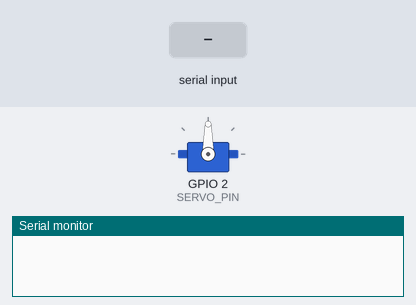
A sketch run on a simulated Seeed XIAO ESP32-S3. Parts: servo, the last lines printed to the serial monitor. The inputs (shaded band) are chosen by the test bench.

Above: at 1.2 s.
1.3 s: "90,45\n" received over Serial
At 1.8 s:
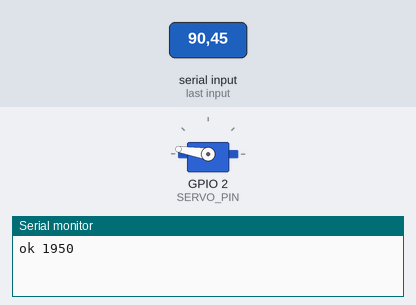
Timing chart, 0 to 4.3 s (numbered marks = the images above; inputs shaded):
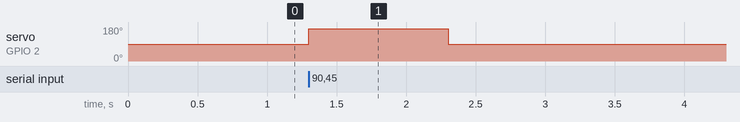

Measured:
- after the input at 1.3 s, servo on GPIO 2 (SERVO_PIN): 90° → 171° at once, → 90° 1.0 s later

The sketch:

steering_esp32.ino
```cpp
/*
 * steering_esp32.ino — steering-servo driver (ESP32 version).
 *
 * Same role and serial protocol as the Arduino version: the Jetson sends a
 * steering value over USB serial and the board generates the servo pulse.
 * Target: Seeed XIAO ESP32S3 (servo on GPIO2 = pad "D1"). 3.3V logic, native
 * USB-CDC serial, WiFi/BLE-capable for later.
 *
 * Protocol (one message per line):
 *   float in [-1.0, +1.0]  ->  -1 = full left, 0 = center, +1 = full right
 * Replies "ok <us>". Failsafe: re-centers if no command for TIMEOUT_MS.
 *
 * Needs the ESP32Servo library (handles the LEDC peripheral for servo PWM).
 */
#include <ESP32Servo.h>

const int SERVO_PIN      = 2;     // GPIO2 = XIAO ESP32S3 pad "D1" (3.3V PWM)
const int CENTER_US      = 1500;  // straight-ahead (calibrated on the Uno)
const int STEER_RANGE_US = 450;   // +/- from center (full left 1050, full right 1950)
const unsigned long TIMEOUT_MS = 1000;

Servo steering;
unsigned long lastCmd = 0;

void setup() {
  Serial.begin(115200);
  steering.setPeriodHertz(50);            // standard 50 Hz servo frame
  steering.attach(SERVO_PIN, 1000, 2000); // safe pulse bounds
  steering.writeMicroseconds(CENTER_US);
  lastCmd = millis();
}

void loop() {
  if (Serial.available()) {
    String line = Serial.readStringUntil('\n');
    line.trim();
    if (line.length()) {
      float s = line.toFloat();
      if (s < -1.0) s = -1.0;
      if (s >  1.0) s =  1.0;
      int us = CENTER_US + (int)(s * STEER_RANGE_US);
      steering.writeMicroseconds(us);
      lastCmd = millis();
      Serial.print("ok ");
      Serial.println(us);
    }
  }
  if (millis() - lastCmd > TIMEOUT_MS) {
    steering.writeMicroseconds(CENTER_US);  // failsafe: straighten
  }
}
```
